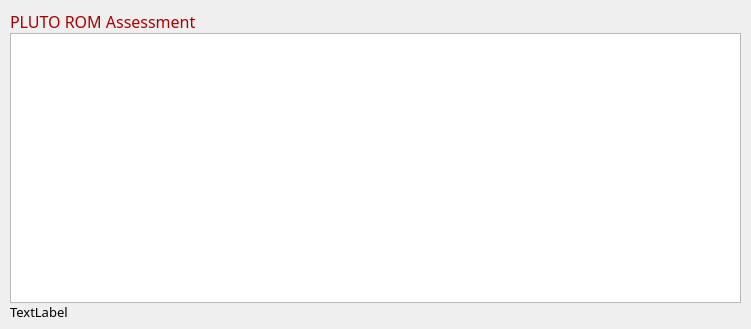
<?xml version="1.0" encoding="UTF-8"?>
<ui version="4.0">
 <class>APRomAssessWindow</class>
 <widget class="QMainWindow" name="APRomAssessWindow">
  <property name="geometry">
   <rect>
    <x>0</x>
    <y>0</y>
    <width>751</width>
    <height>329</height>
   </rect>
  </property>
  <property name="font">
   <font>
    <family>Cascadia Mono Light</family>
   </font>
  </property>
  <property name="windowTitle">
   <string>PLUTO A/P/AP ROM Assessment</string>
  </property>
  <widget class="QWidget" name="centralwidget">
   <widget class="QWidget" name="verticalLayoutWidget">
    <property name="geometry">
     <rect>
      <x>10</x>
      <y>10</y>
      <width>731</width>
      <height>311</height>
     </rect>
    </property>
    <layout class="QVBoxLayout" name="verticalLayout">
     <property name="spacing">
      <number>0</number>
     </property>
     <item>
      <layout class="QHBoxLayout" name="horizontalLayout">
       <property name="bottomMargin">
        <number>0</number>
       </property>
       <item>
        <widget class="QLabel" name="lblTitle">
         <property name="font">
          <font>
           <family>Cascadia Mono Light</family>
           <pointsize>12</pointsize>
          </font>
         </property>
         <property name="styleSheet">
          <string notr="true">color: rgb(170, 0, 0);</string>
         </property>
         <property name="text">
          <string>PLUTO ROM Assessment</string>
         </property>
        </widget>
       </item>
      </layout>
     </item>
     <item>
      <widget class="QGraphicsView" name="hocGraph"/>
     </item>
     <item>
      <widget class="QLabel" name="lblStatus">
       <property name="font">
        <font>
         <family>Cascadia Mono Light</family>
         <pointsize>10</pointsize>
        </font>
       </property>
       <property name="text">
        <string>TextLabel</string>
       </property>
      </widget>
     </item>
    </layout>
   </widget>
  </widget>
 </widget>
 <resources/>
 <connections/>
</ui>
